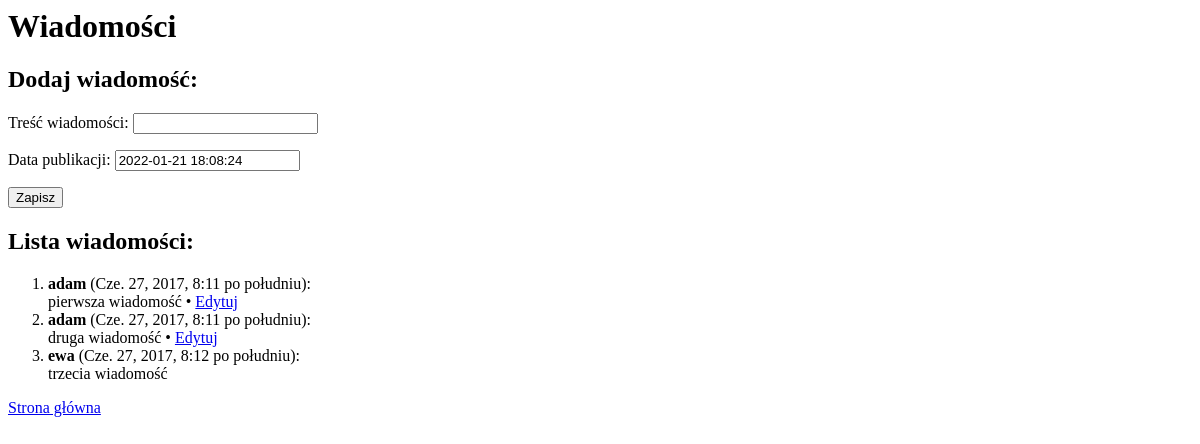
Before: /dodaj/ (signed in) with the older database file.
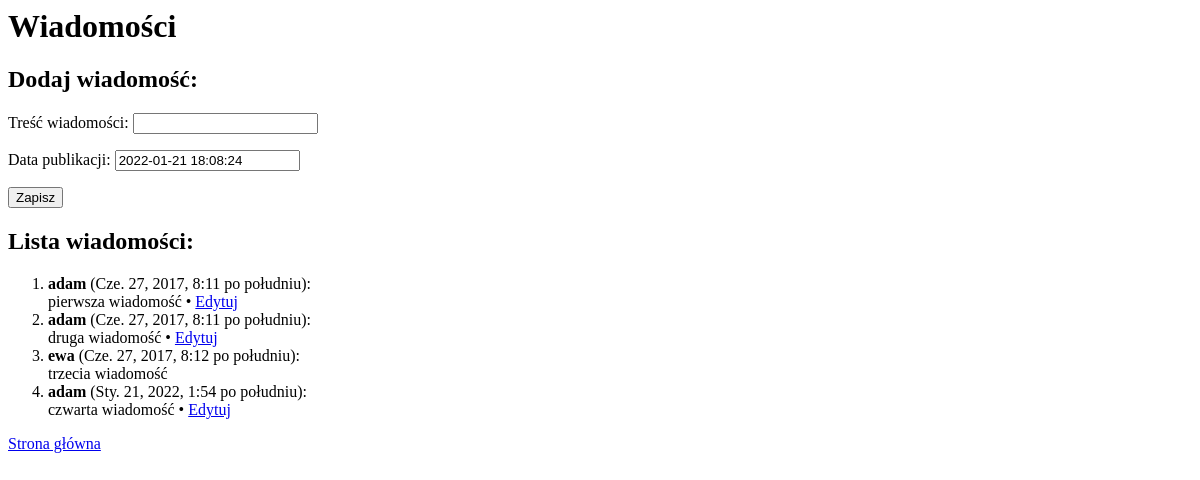
After: the same page with the newer database file.
### czat/models.py (models this page shows, shortened)
class Wiadomosc(models.Model):
    tekst = models.CharField('treść wiadomości', max_length=250)
    data_pub = models.DateTimeField('data publikacji')
    autor = models.ForeignKey(User)
    class Meta:  # ustawienia dodatkowe
        verbose_name = u'wiadomość'  # nazwa obiektu w języku polskim
        verbose_name_plural = u'wiadomości'  # nazwa obiektów w l.m.
        ordering = ['data_pub']  # domyślne porządkowanie danych

### czat/views.py (the view, shortened to what this page needs)
class DodajWiadomosc(CreateView):
    model = Wiadomosc
    fields = ['tekst', 'data_pub']
    context_object_name = 'wiadomosci'
    success_url = '/dodaj'
    def get_initial(self):
        initial = super(DodajWiadomosc, self).get_initial()
        initial['data_pub'] = timezone.now()
        return initial
    def get_context_data(self, **kwargs):
        context = super(DodajWiadomosc, self).get_context_data(**kwargs)
        context['wiadomosci'] = Wiadomosc.objects.all()
        return context

### czat/templates/czat/wiadomosc_form.html (shortened to what this page needs)
<html>
  <body>
    <h1>Wiadomości</h1>
    <h2>Dodaj wiadomość:</h2>
    <form method="POST">
      {{ form.as_p }}
      <button type="submit">Zapisz</button>
    </form>
    <h2>Lista wiadomości:</h2>
    <ol>
      {% for wiadomosc in wiadomosci %}
      <li>
        <strong>{{ wiadomosc.autor.username }}</strong> ({{ wiadomosc.data_pub }}):
        <br /> {{ wiadomosc.tekst }}
                {% if wiadomosc.autor.username == user.username %}
        &bull; <a href="{% url 'czat:edytuj' wiadomosc.id %}">Edytuj</a>
        {% endif %}
      </li>
      {% endfor %}
    </ol>
    <p><a href="{% url 'czat:index' %}">Strona główna</a></p>
  </body>
</html>

Changed rows visible on the page:
added Wiadomosc: autor.username "adam", data_pub "Sty. 21, 2022, 1:54 po południu", tekst "czwarta wiadomość", shows "Edytuj"
